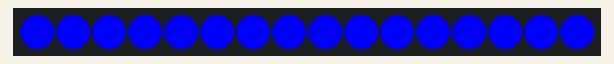
Simulated run of this sketch. Board: Arduino Mega 2560, built with avr-gcc and run on an emulated ATmega2560. Shown: 16 RGB LEDs in strip order, left to right. Dim RGB values are drawn brighter than linear.

Above: at 4.8 s.
At 12.84 s:
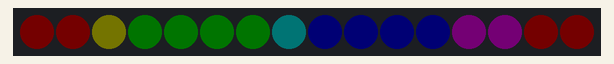
At 17.63 s:
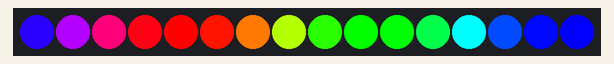
At 22.36 s:
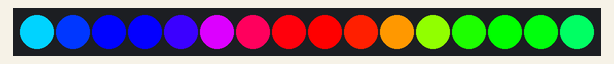
At 27.13 s:
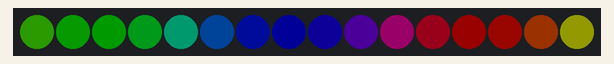
At 39.93 s:
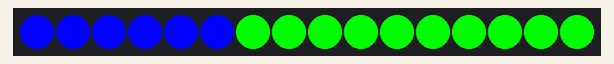

Measured:
- what the display in image 0 shows lasts 4.1 s, from 4.7 s to 8.8 s

The sketch:

RP2040_Zero_W2812.ino
```cpp
/*
 * ++++++++++++++++++++++++++++++++++++++++++++++++++++++++++++++++++++++
 * +                                                                    +
 * + RP2040zero_BLINK_NeoPixel.ino                                      +
 * +                                                                    +
 * + ver.-02-                                                           +
 * +                                                                    +
 * ++++++++++++++++++++++++++++++++++++++++++++++++++++++++++++++++++++++
 *
 * (code from original -Blink.ino- --> https://www.arduino.cc/en/Tutorial/BuiltInExamples/Blink)
 *
 * Turns an RGB LED on/off changing colors, repeatedly.
 * souce code modified to run on a RP2040-Zero MCU Board
 *
 * --------------------------------------------------------------------------------------------------------------
 *
 *
 *
 * RP2040 basic tech specs:
 *  - 3V3 supply
 *  - Dual-core Arm Cortex-M0+ 133MHz
 *  - 264KB RAM
 *  - 2MB off-chip Flash memory (support 16MB QSPI bus)
 *  - DMA (Direct Memory Access) controller
 *  - 30 GPIO pins, 4 of which can be used as analog inputs
 *  - 2 x UART, 2 x SPI, 2 x I2C controllers
 *  - 16 PWM channels
 *  - 1 x USB 1.1 & PHY controller with host and device support
 *  - 8 x Programmable Input/Output (PIO) state machines
 *  - USB storage boot mode with UF2 support for drag-and-drop programming
 *  - Addressable GRB LED (WS2812 on GPIO16)
 *    Note: Follow the order of GRB to sent data, the High Bit sent at FIRST.
 *    Composition of 24bit data:
 *     -- -- -- -- -- -- -- -- | -- -- -- -- -- -- -- -- | -- -- -- -- -- -- -- --
 *    |G7|G6|G5|G4|G3|G2|G1|G0|||R7|R6|R5|R4|R3|R2|R1|R0|||B7|B6|B5|B4|B3|B2|B1|B0|
 *     -- -- -- -- -- -- -- -- | -- -- -- -- -- -- -- -- | -- -- -- -- -- -- -- --
 *
 * The Raspberry PI-Pico ADC conversion speed per sample is 2µs that is 500kS/s.
 * The RP2040 microcontroller operates on a 48MHZ clock frequency which comes from USB PLL.
 * So, its ADC takes a 96 CPU clock cycle to perform one conversion.
 * Therefore, the sampling frequency is (96 * 1/48MHz) = (96 * 0.000000020834) = 2µs per sample (500kS/s).
 *
*/

#include  <Adafruit_NeoPixel.h>


// How many NeoPixels are attached to the Arduino?
const uint8_t LED_COUNT  =  16; //60
// Note: NeoPixel brightness, 0 (min) to 255 (max)
const uint8_t BRIGHTNESS = 255; // Set BRIGHTNESS  (0 .. 255)
const uint8_t LED_PIN    = 29; // RP2040-Zero GPIO of onboard WS2812 RGB LED


// Declare our NeoPixel strip object:
// Note: on - Waveshare rp2040 Zero- a WS2812 RGB LED is connected from DIN(WS2812) to GPIO16(MCU)
Adafruit_NeoPixel strip(LED_COUNT, LED_PIN, NEO_GRB + NEO_KHZ800);
//Adafruit_NeoPixel strip(LED_COUNT, LED_PIN, NEO_GRBW + NEO_KHZ800);
// Argument 1 = Number of pixels in NeoPixel strip
// Argument 2 = Arduino pin number (most are valid)
// Argument 3 = Pixel type flags, add together as needed:
//   NEO_KHZ800  800 KHz bitstream (most NeoPixel products w/WS2812 LEDs)
//   NEO_KHZ400  400 KHz (classic 'v1' (not v2) FLORA pixels, WS2811 drivers)
//   NEO_GRB     Pixels are wired for GRB bitstream (most NeoPixel products)
//   NEO_RGB     Pixels are wired for RGB bitstream (v1 FLORA pixels, not v2)
//   NEO_RGBW    Pixels are wired for RGBW bitstream (NeoPixel RGBW products)


//
// -----  START of functions Prototypes declarations --------------------------------
//
void    colorWipe(uint32_t, int);
void    whiteOverRainbow(uint32_t, int);
void    pulseWhite(uint8_t, uint16_t);
void    rainbowFade2White(int, uint32_t, int);
//
// -----  END of functions Prototypes declarations --------------------------------
//


void colorWipe(uint32_t color, int wait) {
// Fill strip pixels one after another with a color. Strip is NOT cleared
// first; anything there will be covered pixel by pixel. Pass in color
// (as a single 'packed' 32-bit value, which you can get by calling
// strip.Color(red, green, blue) as shown in the loop() function above),
// and a delay time (in milliseconds) between pixels.
  //
  for (int i = 0; i < strip.numPixels(); i++) { // For each pixel in strip...
    //
    strip.setPixelColor(i, color);         //  Set pixel's color (in RAM)
    strip.show();                          //  Update strip to match
    //
    delay(wait);                           //  Pause for a moment
    //
  } // for
  //
} // colorWipe()

void whiteOverRainbow(uint32_t whiteSpeed, int whiteLength) {
  //
  if (whiteLength >= strip.numPixels()) whiteLength = strip.numPixels() - 1;
  //
  int head = whiteLength - 1;
  int tail = 0, loopNum  = 0, loops = 3;
  //
  uint32_t lastTime = millis(), firstPixelHue = 0;
  //
  for (;;) { // #1
    // Repeat forever (or until a 'break' or 'return')
    for (int i = 0; i < strip.numPixels(); i++) { // #2
      // For each pixel in strip...
      if ( ((i >= tail)   && (i <=  head)) || // If between head & tail...
           ((tail > head) && ((i >= tail)  || (i <=  head)))
         ) {
        //
        strip.setPixelColor(i, strip.Color(0, 0, 0, 255)); // Set white
        //
      } else {                                             // else set rainbow
        //
        int pixelHue = firstPixelHue + (i * 65536L / strip.numPixels());
        strip.setPixelColor(i, strip.gamma32(strip.ColorHSV(pixelHue)));
        //
      } // if-else
      //
    } // for #2
    //
    strip.show(); // Update strip with new contents
    // There's no delay here, it just runs full-tilt until the timer and
    // counter combination below runs out.
    firstPixelHue += 40; // Advance just a little along the color wheel
    //
    if ((millis() - lastTime) > whiteSpeed) { // Time to update head/tail?
      //
      if (++head >= strip.numPixels()) {      // Advance head, wrap around
        //
        head = 0;
        if (++loopNum >= loops) return;
        //
      } // if
      //
      if (++tail >= strip.numPixels()) tail = 0; // Advance tail, wrap around
      //
      lastTime = millis();                       // Save time of last movement
      //
    } // if
    //
  } // for #1
  //
} // whiteOverRainbow()

void pulseWhite(uint8_t wait, uint16_t iPause) {
  //
  for (int j = 0; j < 256; j++) { // Ramp up from 0 to 255
    // Fill entire strip with white at gamma-corrected brightness level 'j':
    strip.fill(strip.Color(0, 0, 0, strip.gamma8(j)));
    strip.show();
    //
    delay(wait);
    //
  } // for
  //
  delay(iPause);
  //
  for (int j = 255; j >= 0; j--) { // Ramp down from 255 to 0
    //
    strip.fill(strip.Color(0, 0, 0, strip.gamma8(j)));
    strip.show();
    //
    delay(wait);
    //
  } // for
  //
} // void pulseWhite()

void rainbowFade2White(int wait, uint32_t rainbowLoops, int whiteLoops) {
  //
  int fadeVal = 0, fadeMax = 100;
  // Hue of first pixel runs 'rainbowLoops' complete loops through the color
  // wheel. Color wheel has a range of 65536 but it's OK if we roll over, so
  // just count from 0 to rainbowLoops*65536, using steps of 256 so we
  // advance around the wheel at a decent clip.
  for (uint32_t firstPixelHue = 0; firstPixelHue < (rainbowLoops * 65536); firstPixelHue += 256) { // #1
    //
    for (int i = 0; i < strip.numPixels(); i++) { // #2
      // For each pixel in strip...
      // Offset pixel hue by an amount to make one full revolution of the
      // color wheel (range of 65536) along the length of the strip
      // (strip.numPixels() steps):
      uint32_t pixelHue = firstPixelHue + (i * 65536L / strip.numPixels());
      // strip.ColorHSV() can take 1 or 3 arguments: a hue (0 to 65535) or
      // optionally add saturation and value (brightness) (each 0 to 255).
      // Here we're using just the three-argument variant, though the
      // second value (saturation) is a constant 255.
      strip.setPixelColor(i, strip.gamma32(strip.ColorHSV(pixelHue, 255, 255 * fadeVal / fadeMax)));
      //
    } // for #2
    //
    strip.show();
    delay(wait);
    //
    if (firstPixelHue < 65536) {
      // First loop,
      if (fadeVal < fadeMax) fadeVal++; // fade in
      //
    } else if (firstPixelHue >= ((rainbowLoops - 1) * 65536)) {
      // Last loop,
      if (fadeVal > 0) fadeVal--; // fade out
      //
    } else {
      // Interim loop, make sure fade is at max
      fadeVal = fadeMax;
      //
    } // if-else
    //
  } // for #1
  //
  for (int k = 0; k < whiteLoops; k++) {
    //
    pulseWhite(5, 100); // Pause 1 second between LED ramps
    delay(10); // Pause 1 second at the end
    //
  } // for
  //
  //delay(200); // Pause 1/2 second
  //
} // rainbowFade2White()


// = = = = = = = = = = = = = = = = = = = = = = = = = = = = = = = = = = = = = = = = = = = = = = = = = = = = = = = = = = = = = = = = = = = = = = = = = =  =


void setup() {
  //
  strip.begin();           // INITIALIZE NeoPixel strip object (REQUIRED)
  strip.show();            // Turn OFF all pixels ASAP
  //
  strip.setBrightness(BRIGHTNESS);
  //
} // setup()


void loop() {
  // Fill along the length of the strip in various colors...
  //
  colorWipe(strip.Color(255,   0,   0), 100); // Red
  //delay(200); // Pause 1/2 second
  //
  colorWipe(strip.Color(  0, 255,   0), 100); // Green
  //delay(200); // Pause 1/2 second
  //
  colorWipe(strip.Color(  0,   0, 255), 100); // Blue
  //delay(200); // Pause 1/2 second
  //
  // not usable with RP2040-Zero:
  //colorWipe(strip.Color(  0,   0,   0, 255), 50); // True white (not RGB white)
  //delay(500); // Pause 1/2 second
  //
  whiteOverRainbow(75, 5);
  //
  pulseWhite(5, 200);
 //delay(200); // Pause 1/2 second
  //
  rainbowFade2White(3, 3, 1);
  //
} // loop()
```
